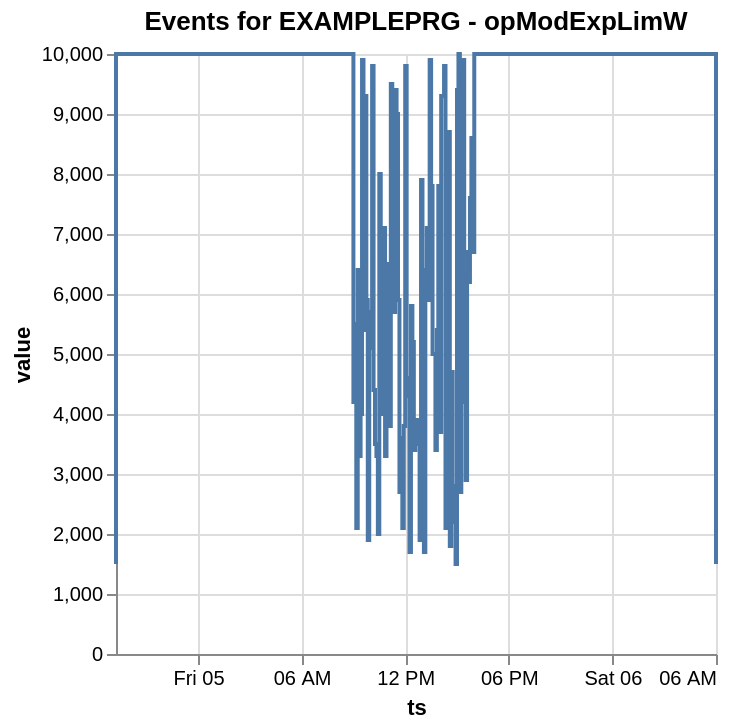

Notebook code cell kept with this figure:
### Markdown cell above
## Chart the data

### Code cell
import altair as alt

chart = (
    alt.Chart(df)
    .mark_line()
    .encode(x="ts:T", y="value:Q")
    .properties(title=f"Events for {program} - {mode}")
)
chart.show()

### Figure 1 — Vega-Lite specification as saved in the notebook (floating-point values rounded to 4 significant figures; data arrays with more than 128 entries replaced by an {"elided": "..."} marker saying what was removed)
{"config": {"view": {"continuousWidth": 300, "continuousHeight": 300}}, "data": {"name": "data-7ca82efa0995b12d4c5d6738776d49f1"}, "mark": {"type": "line"}, "encoding": {"x": {"field": "ts", "type": "temporal"}, "y": {"field": "value", "type": "quantitative"}}, "title": "Events for EXAMPLEPRG - opModExpLimW", "$schema": "https://vega.github.io/schema/vega-lite/v6.4.1.json", "datasets": {"data-7ca82efa0995b12d4c5d6738776d49f1": {"elided": "836 records"}}}
